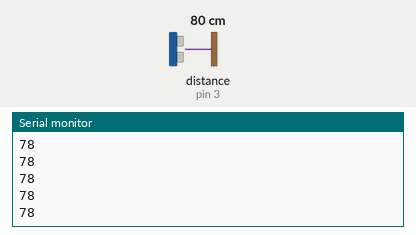
A sketch run on a simulated Arduino Uno, built with avr-gcc and run on an emulated ATmega328P. On the bench: the last lines printed to the serial monitor. Wiring (inferred from the names in the program): ultrasonic range finder: trigger pin 2; echo pin 3. The test bench sets the inputs (shaded band); at power-on: distance to the obstacle (sensor on pin 3) 80 cm. The echo pulse lasts 58.3 µs per cm; no radio packets arrive unless stated.

Above: at 1.2 s.
1.3 s: distance to the obstacle (sensor on pin 3) set to 2 cm
At 2.1 s:
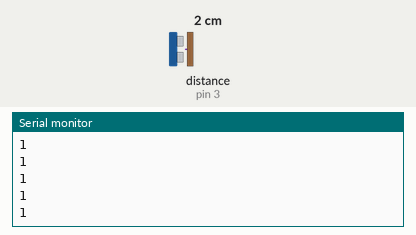
2.8 s: distance to the obstacle (sensor on pin 3) set to 4 cm
At 3.7 s:
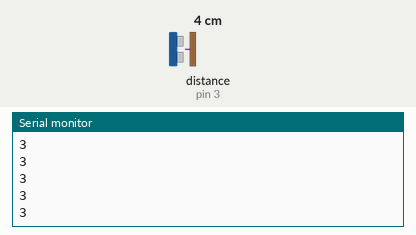
Timing chart, 0 to 5.8 s (numbered marks = the images above; inputs shaded):
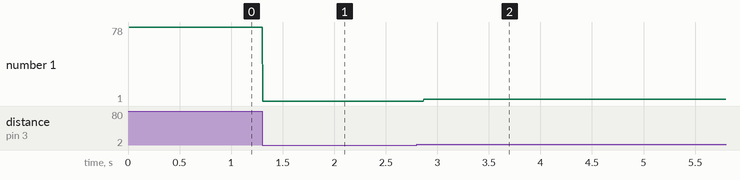

The sketch:

transmitter.ino
```cpp
#include  <SPI.h>
#include "nRF24L01.h"
#include "RF24.h"
int msg[1];
RF24 radio(9,10);
const uint64_t pipe = 0xE8E8F0F0E1LL;

const int trigPin = 2, echoPin = 3;
long duration;

void setup(void){
  Serial.begin(9600);
  radio.begin(); radio.openWritingPipe(pipe);
  pinMode(trigPin, OUTPUT); pinMode(echoPin, INPUT);
}

void loop(void){
  digitalWrite(trigPin, LOW); delayMicroseconds(2);
  digitalWrite(trigPin, HIGH); delayMicroseconds(10);
  digitalWrite(trigPin, LOW);
  duration = pulseIn(echoPin, HIGH, 5400);
  msg[0] = duration*0.034/2;
  Serial.println(msg[0]);
  radio.write(msg, 1);
}
```

Measured:
- after the input at 1.3 s, the serial monitor: prints a new line at once (image 1)
- after the input at 2.8 s, the serial monitor: prints a new line after 0.07 s (image 2)
- plotted number 1: 78 → 1 after the input at 1.3 s, 1 → 3 after the input at 2.8 s
